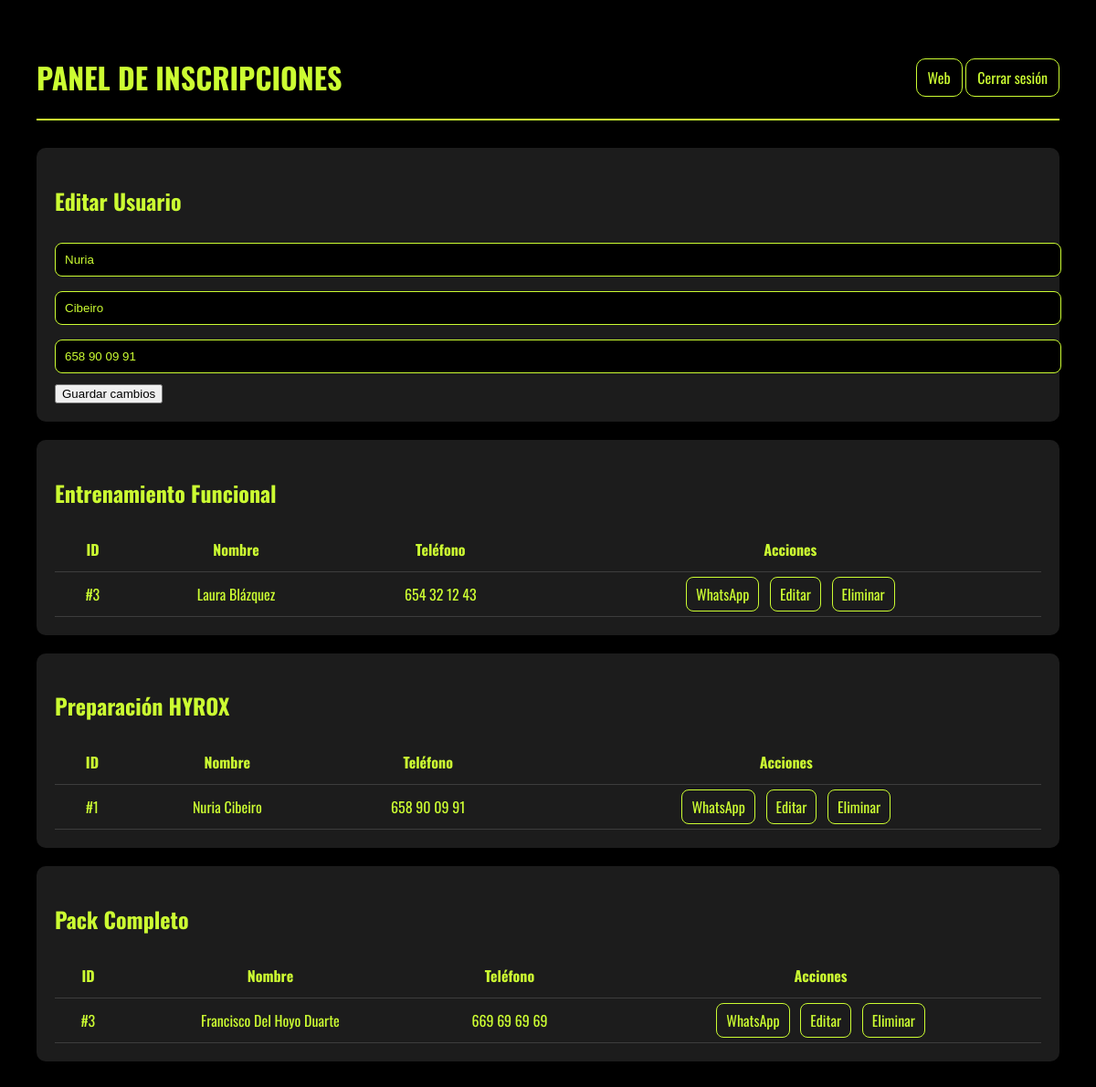
The app's page /lista_inscritos.php?edit=1&id=1&tabla=personas_hyrox (signed in) with its own data.
### tables this page shows
CREATE TABLE `personas_hyrox` (
  `id` int(11) NOT NULL,
  `nombre` varchar(100) NOT NULL,
  `apellidos` varchar(150) NOT NULL,
  `telefono` varchar(20) NOT NULL
);

CREATE TABLE `personas_funcional` (
  `id` int(11) NOT NULL,
  `nombre` varchar(100) NOT NULL,
  `apellidos` varchar(150) NOT NULL,
  `telefono` varchar(20) NOT NULL
);

CREATE TABLE `personas_pack` (
  `id` int(11) NOT NULL,
  `nombre` varchar(100) NOT NULL,
  `apellidos` varchar(150) NOT NULL,
  `telefono` varchar(20) NOT NULL,
  `created_at` timestamp NOT NULL DEFAULT current_timestamp()
);

### public/lista_inscritos.php (the view, shortened to what this page needs)
<?php
require_once __DIR__ . '/../config/db.php';
$tablas_actividades = [
    'Entrenamiento Funcional' => 'personas_funcional',
    'Preparación HYROX' => 'personas_hyrox',
    'Pack Completo' => 'personas_pack'
];
$edit_data = null;
if (isset($_GET['edit'], $_GET['id'], $_GET['tabla'])) {
    $edit_id = (int) $_GET['id'];
    $edit_tabla = $_GET['tabla'];
    $tablas_permitidas = [
        'personas_funcional',
        'personas_hyrox',
        'personas_pack'
    ];
    if (in_array($edit_tabla, $tablas_permitidas)) {
        $sql = "SELECT * FROM $edit_tabla WHERE id = ?";
        $stmt = $conexion->prepare($sql);
        if ($stmt) {
            $stmt->bind_param("i", $edit_id);
            $stmt->execute();
            $result = $stmt->get_result();
            if ($result && $result->num_rows > 0) {
                $edit_data = $result->fetch_assoc();
            }
        }
    }
}
?>
<!DOCTYPE html>
<html lang="es">
<head>
</head>
<body>
<header>
    <h1>PANEL DE INSCRIPCIONES</h1>
    <div>
        <a class="btn" href="../public/index.php">Web</a>
        <a class="btn" href="?logout=1">Cerrar sesión</a>
    </div>
</header>
<?php if ($edit_data): ?>
<div class="form-edit">
    <h2>Editar Usuario</h2>
    <form method="POST">
        <input type="text" name="nombre" value="<?= htmlspecialchars($edit_data['nombre']) ?>">
        <input type="text" name="apellidos" value="<?= htmlspecialchars($edit_data['apellidos']) ?>">
        <input type="text" name="telefono" value="<?= htmlspecialchars($edit_data['telefono']) ?>">
        <button type="submit" name="update_user">Guardar cambios</button>
    </form>
</div>
<?php endif; ?>
<?php foreach ($tablas_actividades as $nombre => $tabla): ?>
<div style="background:#1c1c1c;padding:20px;margin-bottom:20px;border-radius:10px;">
    <h2><?= htmlspecialchars($nombre) ?></h2>
<?php
    $sql = "SELECT id, nombre, apellidos, telefono FROM $tabla ORDER BY id DESC";
    $resultado = $conexion->query($sql);
    ?>
    <table>
        <thead>
            <tr>
                <th>ID</th>
                <th>Nombre</th>
                <th>Teléfono</th>
                <th>Acciones</th>
            </tr>
        </thead>
        <tbody>
        <?php while ($row = $resultado->fetch_assoc()): ?>
            <tr>
                <td>#<?= $row['id'] ?></td>
                <td><?= htmlspecialchars($row['nombre'].' '.$row['apellidos']) ?></td>
                <td><?= htmlspecialchars($row['telefono']) ?></td>
                <td class="actions">
                    <a target="_blank" href="https://api.whatsapp.com/send?phone=<?= preg_replace('/[^0-9]/','',$row['telefono']) ?>">WhatsApp</a>
                    <a href="?edit=1&id=<?= $row['id'] ?>&tabla=<?= $tabla ?>">Editar</a>
                    <a href="?delete=1&id=<?= $row['id'] ?>&tabla=<?= $tabla ?>" onclick="return confirm('¿Eliminar usuario?');">Eliminar</a>
                </td>
            </tr>
        <?php endwhile; ?>
        </tbody>
    </table>
</div>
<?php endforeach; ?>
</body>
</html>

### public/lista_inscritos.php (style rules this page uses)
:root { --green:#CCFD32; --bg:#000; --card:#1c1c1c; --border:#3d3d3d; }
body { margin:0; padding:40px; background:var(--bg); color:var(--green); font-family:'Oswald',sans-serif; }
header { display:flex; justify-content:space-between; align-items:center; border-bottom:2px solid var(--green); margin-bottom:30px; }
.btn { padding:8px 12px; border:1px solid var(--green); color:var(--green); text-decoration:none; border-radius:10px; }
table { width:100%; border-collapse:collapse; background:var(--card); }
th, td { padding:12px; text-align:center; border-bottom:1px solid var(--border); }
.actions a { margin:4px; padding:6px 10px; border:1px solid var(--green); border-radius:8px; text-decoration:none; color:var(--green); }
.form-edit { background:#1c1c1c; padding:20px; margin-bottom:20px; border-radius:10px; }
input { width:100%; padding:10px; margin:8px 0; border-radius:8px; border:1px solid var(--green); background:#000; color:var(--green); }

### records on screen
personas_hyrox: nombre "Nuria", apellidos "Cibeiro", telefono "658 90 09 91", id "1", nombre+apellidos "Nuria Cibeiro"
personas_funcional: id "3", nombre+apellidos "Laura Blázquez", telefono "654 32 12 43"
personas_pack: id "3", nombre+apellidos "Francisco Del Hoyo Duarte", telefono "669 69 69 69"

### other values on screen
$nombre "Entrenamiento Funcional"
$nombre "Preparación HYROX"
$nombre "Pack Completo"
